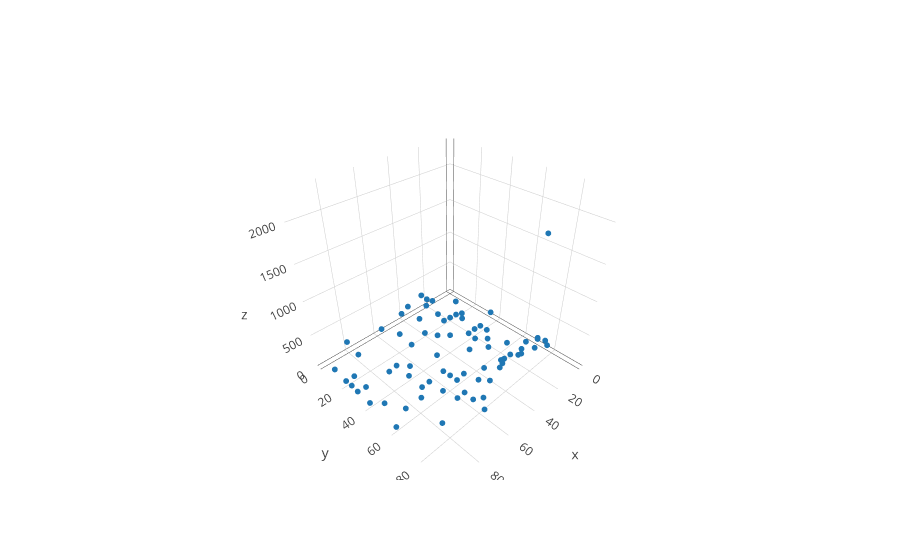

This figure's notebook cell:
### Markdown cell above
Here, we take a sample of 25 percent of the above grid to "observe"

### Code cell
X_part, y_part = sim.rand_partial_grid(X, y, 0.2)
X_full, y_full, obs_idx, imag_idx = sim.fill_grid(X_part, y_part)

color = np.zeros(X_full.shape[0])
color[obs_idx] = 1.0
trace_partial_obs = go.Scatter3d(x = X_full[obs_idx, 0], y = X_full[obs_idx, 1],
                                 z= y[obs_idx], mode = 'markers', marker=dict(size = 2))
iplot([trace_partial_obs])

### Figure 1 — Plotly figure (JSON) as saved in the notebook; plotly's stock layout.template omitted (floating-point values rounded to 4 significant figures)
{"data": [{"marker": {"size": 2}, "mode": "markers", "type": "scatter3d", "x": [0, 0, 0, 10, 10, 15, 15, 15, 15, 15, 15, 20, 20, 20, 20, 25, 25, 25, 25, 25, 25, 25, 25, 25, 25, 30, 30, 30, 30, 30, 35, 35, 35, 40, 40, 40, 40, 40, 45, 45, 45, 45, 50, 50, 50, 55, 55, 55, 55, 55, 60, 60, 60, 60, 65, 65, 65, 65, 65, 65, 70, 70, 70, 70, 75, 75, 75, 80, 80, 80, 85, 90, 90, 90, 95, 95, 95, 95, 95, 95], "y": [35, 70, 75, 15, 75, 25, 40, 45, 60, 70, 85, 25, 30, 40, 50, 0, 5, 10, 25, 40, 45, 55, 70, 75, 85, 10, 20, 25, 70, 80, 35, 50, 85, 5, 15, 30, 65, 75, 5, 25, 80, 95, 40, 60, 70, 15, 25, 50, 55, 60, 5, 70, 85, 90, 35, 50, 60, 70, 80, 95, 30, 40, 50, 90, 30, 55, 95, 0, 10, 75, 55, 20, 30, 45, 10, 20, 25, 30, 40, 60], "z": [75, 100, 125, 145, 150, 123, 100, 98, 88, 132, 417, 165, 164, 113, 87, 253, 246, 278, 177, 108, 89, 88, 190, 261, 661, 257, 237, 190, 199, 437, 146, 122, 767, 303, 222, 144, 124, 294, 243, 184, 522, 2273, 100, 110, 179, 165, 129, 68, 80, 87, 181, 146, 599, 971, 72, 60, 82, 146, 311, 1142, 81, 73, 55, 619, 61, 59, 639, 173, 110, 127, 68, 67, 57, 59, 97, 70, 81, 70, 64, 62]}], "layout": {}}
